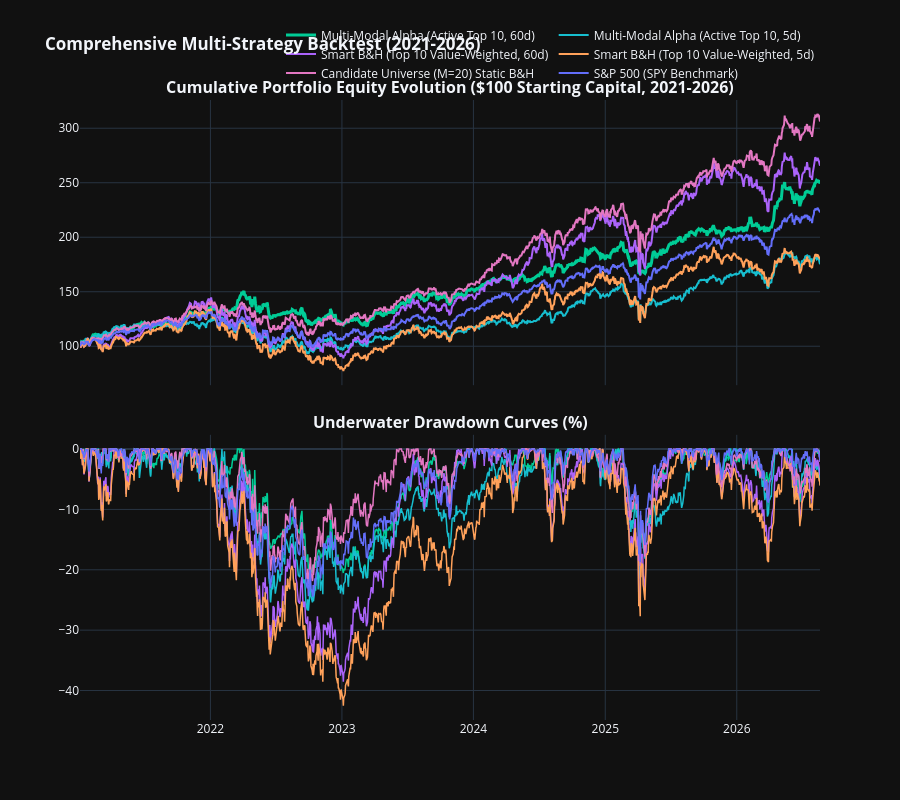

Notebook source saved alongside this figure:
### Markdown cell above
## 5. Interactive Visualizations: Equity Curves & Underwater Drawdowns (2021–2026)

### Code cell
fig = make_subplots(rows=2, cols=1, shared_xaxes=True, vertical_spacing=0.08,
                    subplot_titles=('<b>Cumulative Portfolio Equity Evolution ($100 Starting Capital, 2021-2026)</b>',
                                    '<b>Underwater Drawdown Curves (%)</b>'))

colors = {
    'Strategy_MultiModal_ActiveTop10_60d': '#00CC96',
    'Strategy_MultiModal_ActiveTop10_5d': '#17BECF',
    'Benchmark_SmartBH_Top10_60d': '#AB63FA',
    'Benchmark_SmartBH_Top10_5d': '#FFA15A',
    'Benchmark_CandidateUniverse_BH': '#E377C2',
    'Benchmark_SPY': '#636EFA'
}

labels = {
    'Strategy_MultiModal_ActiveTop10_60d': 'Multi-Modal Alpha (Active Top 10, 60d)',
    'Strategy_MultiModal_ActiveTop10_5d': 'Multi-Modal Alpha (Active Top 10, 5d)',
    'Benchmark_SmartBH_Top10_60d': 'Smart B&H (Top 10 Value-Weighted, 60d)',
    'Benchmark_SmartBH_Top10_5d': 'Smart B&H (Top 10 Value-Weighted, 5d)',
    'Benchmark_CandidateUniverse_BH': 'Candidate Universe (M=20) Static B&H',
    'Benchmark_SPY': 'S&P 500 (SPY Benchmark)'
}

for col, name in labels.items():
    s = df_sim_master[col]
    fig.add_trace(go.Scatter(
        x=df_sim_master['date'],
        y=s,
        name=name,
        line=dict(color=colors[col], width=3 if 'MultiModal' in col and '60d' in col else 2)
    ), row=1, col=1)
    
    dd = ((s - s.cummax()) / s.cummax()) * 100.0
    fig.add_trace(go.Scatter(
        x=df_sim_master['date'],
        y=dd,
        name=f"{name} DD",
        showlegend=False,
        line=dict(color=colors[col], width=1.5)
    ), row=2, col=1)

fig.update_layout(
    template='plotly_dark',
    height=800,
    title='<b>Comprehensive Multi-Strategy Backtest (2021-2026)</b>',
    legend=dict(orientation='h', yanchor='bottom', y=1.02, xanchor='right', x=1)
)
fig.show()

### Figure 1 — Plotly figure (JSON) as saved in the notebook; plotly's stock layout.template omitted (floating-point values rounded to 4 significant figures; data arrays with more than 128 entries replaced by an {"elided": "..."} marker saying what was removed)
{"data": [{"line": {"color": "#00CC96", "width": 3}, "name": "Multi-Modal Alpha (Active Top 10, 60d)", "type": "scatter", "x": {"elided": "1414 str values"}, "xaxis": "x", "y": {"elided": "1414 float values"}, "yaxis": "y"}, {"line": {"color": "#00CC96", "width": 1.5}, "name": "Multi-Modal Alpha (Active Top 10, 60d) DD", "showlegend": false, "type": "scatter", "x": {"elided": "1414 str values"}, "xaxis": "x2", "y": {"elided": "1414 float values"}, "yaxis": "y2"}, {"line": {"color": "#17BECF", "width": 2}, "name": "Multi-Modal Alpha (Active Top 10, 5d)", "type": "scatter", "x": {"elided": "1414 str values"}, "xaxis": "x", "y": {"elided": "1414 float values"}, "yaxis": "y"}, {"line": {"color": "#17BECF", "width": 1.5}, "name": "Multi-Modal Alpha (Active Top 10, 5d) DD", "showlegend": false, "type": "scatter", "x": {"elided": "1414 str values"}, "xaxis": "x2", "y": {"elided": "1414 float values"}, "yaxis": "y2"}, {"line": {"color": "#AB63FA", "width": 2}, "name": "Smart B&H (Top 10 Value-Weighted, 60d)", "type": "scatter", "x": {"elided": "1414 str values"}, "xaxis": "x", "y": {"elided": "1414 float values"}, "yaxis": "y"}, {"line": {"color": "#AB63FA", "width": 1.5}, "name": "Smart B&H (Top 10 Value-Weighted, 60d) DD", "showlegend": false, "type": "scatter", "x": {"elided": "1414 str values"}, "xaxis": "x2", "y": {"elided": "1414 float values"}, "yaxis": "y2"}, {"line": {"color": "#FFA15A", "width": 2}, "name": "Smart B&H (Top 10 Value-Weighted, 5d)", "type": "scatter", "x": {"elided": "1414 str values"}, "xaxis": "x", "y": {"elided": "1414 float values"}, "yaxis": "y"}, {"line": {"color": "#FFA15A", "width": 1.5}, "name": "Smart B&H (Top 10 Value-Weighted, 5d) DD", "showlegend": false, "type": "scatter", "x": {"elided": "1414 str values"}, "xaxis": "x2", "y": {"elided": "1414 float values"}, "yaxis": "y2"}, {"line": {"color": "#E377C2", "width": 2}, "name": "Candidate Universe (M=20) Static B&H", "type": "scatter", "x": {"elided": "1414 str values"}, "xaxis": "x", "y": {"elided": "1414 float values"}, "yaxis": "y"}, {"line": {"color": "#E377C2", "width": 1.5}, "name": "Candidate Universe (M=20) Static B&H DD", "showlegend": false, "type": "scatter", "x": {"elided": "1414 str values"}, "xaxis": "x2", "y": {"elided": "1414 float values"}, "yaxis": "y2"}, {"line": {"color": "#636EFA", "width": 2}, "name": "S&P 500 (SPY Benchmark)", "type": "scatter", "x": {"elided": "1414 str values"}, "xaxis": "x", "y": {"elided": "1414 float values"}, "yaxis": "y"}, {"line": {"color": "#636EFA", "width": 1.5}, "name": "S&P 500 (SPY Benchmark) DD", "showlegend": false, "type": "scatter", "x": {"elided": "1414 str values"}, "xaxis": "x2", "y": {"elided": "1414 float values"}, "yaxis": "y2"}], "layout": {"annotations": [{"font": {"size": 16}, "showarrow": false, "text": "<b>Cumulative Portfolio Equity Evolution ($100 Starting Capital, 2021-2026)</b>", "x": 0.5, "xanchor": "center", "xref": "paper", "y": 1.0, "yanchor": "bottom", "yref": "paper"}, {"font": {"size": 16}, "showarrow": false, "text": "<b>Underwater Drawdown Curves (%)</b>", "x": 0.5, "xanchor": "center", "xref": "paper", "y": 0.46, "yanchor": "bottom", "yref": "paper"}], "height": 800, "legend": {"orientation": "h", "x": 1, "xanchor": "right", "y": 1.02, "yanchor": "bottom"}, "title": {"text": "<b>Comprehensive Multi-Strategy Backtest (2021-2026)</b>"}, "xaxis": {"anchor": "y", "domain": [0.0, 1.0], "matches": "x2", "showticklabels": false}, "xaxis2": {"anchor": "y2", "domain": [0.0, 1.0]}, "yaxis": {"anchor": "x", "domain": [0.54, 1.0]}, "yaxis2": {"anchor": "x2", "domain": [0.0, 0.46]}}}
